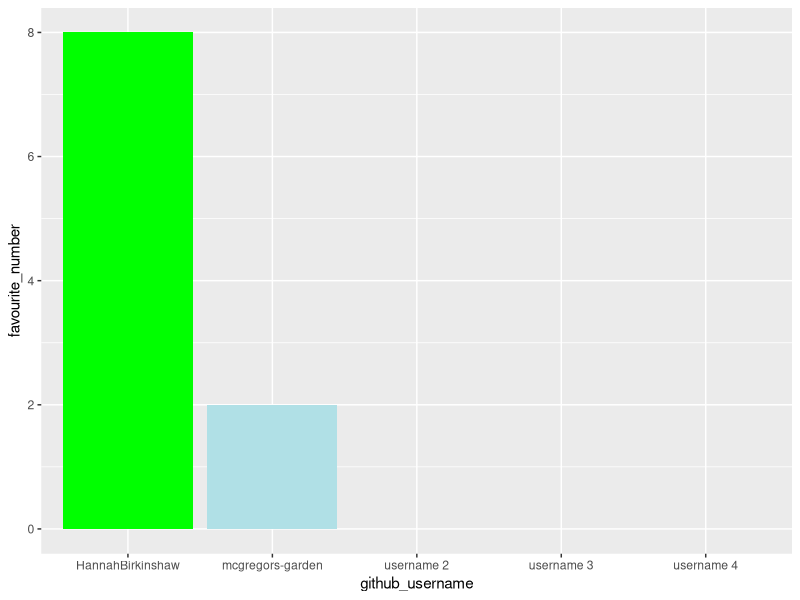

This chart was generated by the following R code:
## ---- chunk 1
library(tidyverse) 
## ---- chunk 2
team_data <- tibble(
  name = c("Peter Rabbit", "Hannah Birkinshaw", "member 2", 
           "member 3", "member 4"),
  github_username = c("mcgregors-garden", "HannahBirkinshaw", "username 2", 
                      "username 3", "username 4"), 
  colour = c("powderblue", "green", "colour 2", 
             "colour 3", "colour 4"),
  hobby = c("Hopping", "running", "hobby 2", 
            "hobby 3", "hobby 4"),
  favourite_number = c(2, 8, NA, NA, NA)
  )

team_data
## ---- chunk 3
p1 <- ggplot(data = team_data, 
             mapping = aes(x = github_username, 
                           y = favourite_number,
                           fill = colour), 
             ) +
   geom_col() +
   scale_fill_identity()
p1
